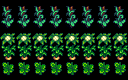

Tiled map render using the project's own tile images. Description and the whole map definition, tile-layer contents included, below:
An orthogonal 8x5 tile map with 16x16 px tiles, 2 tile layers (Buildings, Front).

<map version="1.10" tiledversion="1.11.2" orientation="orthogonal" renderorder="right-down" width="8" height="5" tilewidth="16" tileheight="16" infinite="0" nextlayerid="7" nextobjectid="1">
 <tileset firstgid="1" name="spring_GardenCrops" tilewidth="16" tileheight="16" tilecount="128" columns="16">
  <image source="spring_GardenCrops.png" width="256" height="128" />
 </tileset>
 <layer id="2" name="Buildings" width="8" height="5">
  <data encoding="csv">
0,0,0,0,0,0,0,0,
30,30,30,30,30,30,30,30,
22,22,22,22,22,22,22,22,
54,54,54,54,54,54,54,54,
62,62,62,62,62,62,62,62
</data>
 </layer>
 <objectgroup id="3" name="Buildings" />
 <layer id="5" name="Front" width="8" height="5">
  <data encoding="csv">
14,14,14,14,14,14,14,14,
6,6,6,6,6,6,6,6,
38,38,38,38,38,38,38,38,
46,46,46,46,46,46,46,46,
0,0,0,0,0,0,0,0
</data>
 </layer>
 <objectgroup id="6" name="Front" />
</map>
